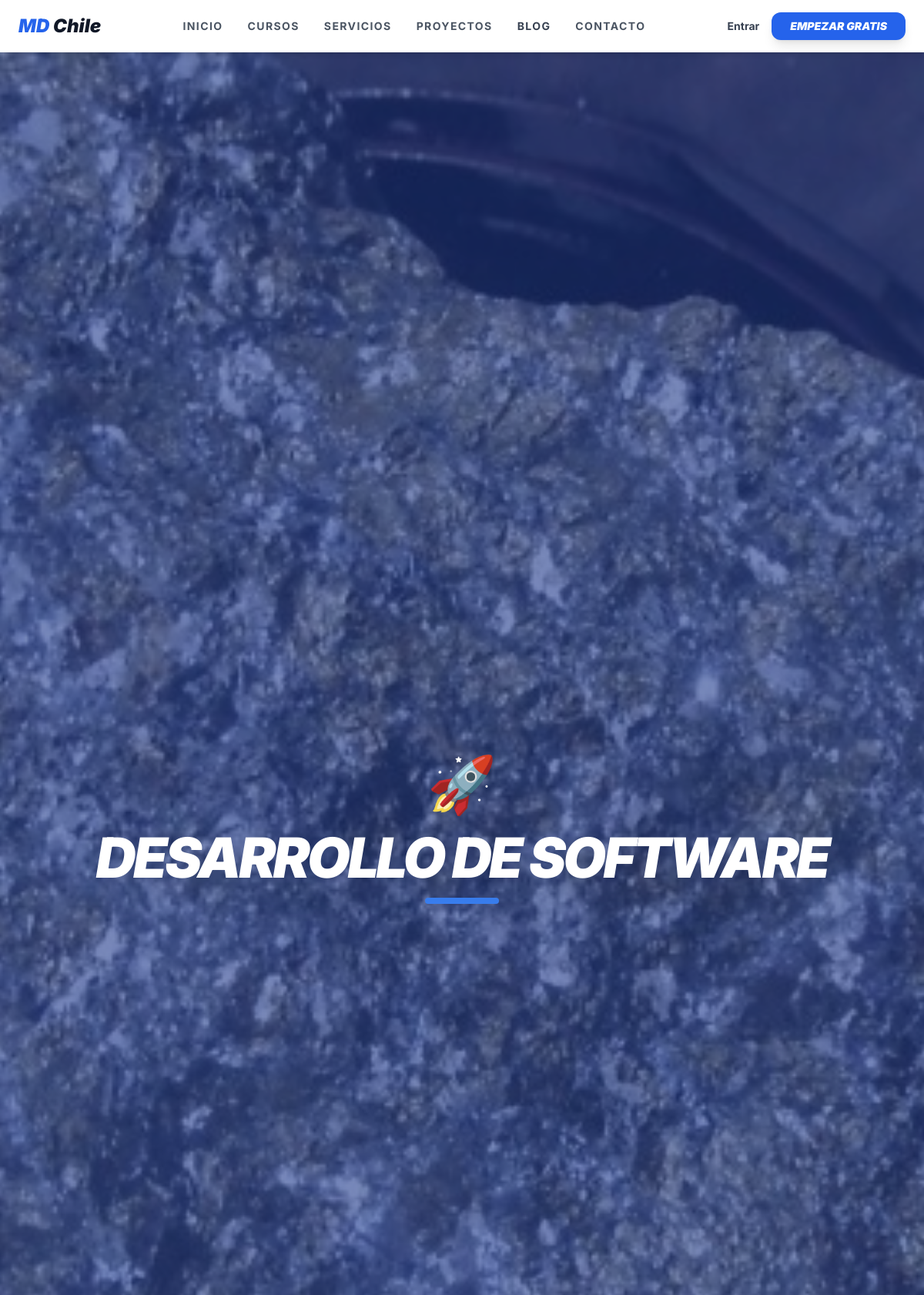
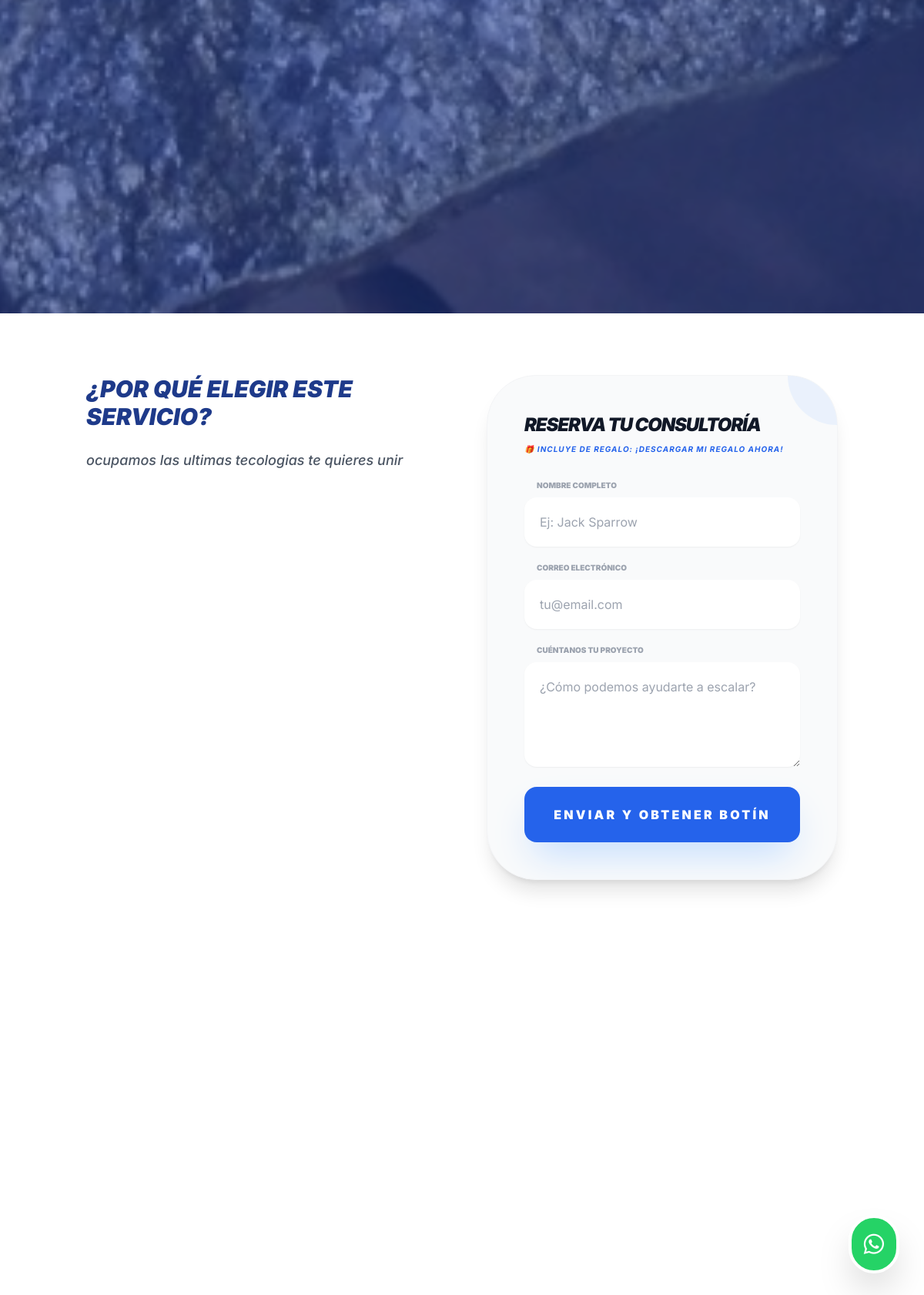
/servicios/desarrollo-de-software/, run on the app's committed database (2 pictures, top to bottom).
### agency/models.py (models this page shows, shortened)
class Service(models.Model):
    title = models.CharField(max_length=200, verbose_name="Nombre del Servicio")
    slug = models.SlugField(unique=True, blank=True)
    icon_emoji = models.CharField(max_length=10, default="🚀")
    short_description = models.TextField(max_length=300)
    long_description = models.TextField()
    banner_image = models.ImageField(upload_to='services/banners/')
    video_url = models.URLField(blank=True, null=True)
    reels_links = models.TextField(blank=True, null=True)
    order = models.PositiveIntegerField(default=0)
    is_active = models.BooleanField(default=True)
    regalo_pdf = models.FileField(upload_to='leads/pdfs/', blank=True, null=True, verbose_name="Ebook PDF de Regalo")
    regalo_video_privado = models.URLField(blank=True, null=True, verbose_name="URL Video Privado")
    cta_regalo_text = models.CharField(max_length=100, default="¡Descargar mi regalo ahora!", verbose_name="Texto del Botón")
    class Meta:
        ordering = ['order']

### courses/views.py (the view, shortened to what this page needs)
# urls.py: path('servicios/<slug:slug>/', views.service_detail, name='service_detail'),
def service_detail(request, slug):
    service = get_object_or_404(Service, slug=slug, is_active=True)
    return render(request, 'agency/service_landing.html', {'service': service})

### templates/agency/service_landing.html (shortened to what this page needs)
{% extends 'base.html' %}
{% block content %}
<div class="bg-white min-h-screen">
    <div class="relative h-[60vh] flex items-center justify-center overflow-hidden bg-blue-900">
        {% if service.banner_image %}
            <img src="{{ service.banner_image.url }}" alt="{{ service.title }}" class="absolute w-full h-full object-cover opacity-40">
        {% endif %}
        <div class="relative z-10 text-center px-6">
            <span class="text-7xl mb-6 block drop-shadow-lg">{{ service.icon_emoji|default:"🚀" }}</span>
            <h1 class="text-5xl md:text-7xl font-black text-white uppercase italic tracking-tighter drop-shadow-2xl">
                {{ service.title }}
            </h1>
            <div class="mt-4 h-2 w-24 bg-blue-500 mx-auto rounded-full"></div>
        </div>
    </div>
    <div class="max-w-5xl mx-auto py-20 px-6">
        <div class="grid grid-cols-1 lg:grid-cols-2 gap-16 items-start">
            <div class="space-y-12">
                <div class="prose prose-blue max-w-none">
                    <h2 class="text-3xl font-black text-blue-900 uppercase italic mb-6">¿Por qué elegir este servicio?</h2>
                    <div class="text-gray-600 text-lg leading-relaxed italic font-medium">
                        {{ service.long_description|linebreaks }}
                    </div>
                </div>
            </div>
            <div class="sticky top-10">
                <div class="bg-gray-50 p-10 md:p-12 rounded-[4rem] border border-gray-100 shadow-xl relative overflow-hidden">
                    <div class="absolute top-0 right-0 w-32 h-32 bg-blue-100 rounded-full -mr-16 -mt-16 opacity-50"></div>
                    <div class="relative z-10">
                        <h3 class="text-2xl font-black text-gray-900 mb-2 uppercase italic tracking-tighter">Reserva tu Consultoría</h3>
                        <p class="text-blue-600 font-bold mb-8 uppercase text-[10px] tracking-widest italic">
                            🎁 Incluye de regalo: {{ service.cta_regalo_text }}
                        </p>
                        <form method="POST" class="space-y-5">
                            <div>
                                <label class="block text-[10px] font-black uppercase text-gray-400 mb-2 ml-4">Nombre Completo</label>
                                <input type="text" name="name" required class="w-full p-5 rounded-2xl bg-white border-none shadow-sm focus:ring-2 focus:ring-blue-500 outline-none transition-all" placeholder="Ej: Jack Sparrow">
                            </div>
                            <div>
                                <label class="block text-[10px] font-black uppercase text-gray-400 mb-2 ml-4">Correo Electrónico</label>
                                <input type="email" name="email" required class="w-full p-5 rounded-2xl bg-white border-none shadow-sm focus:ring-2 focus:ring-blue-500 outline-none transition-all" placeholder="tu@email.com">
                            </div>
                            <div>
                                <label class="block text-[10px] font-black uppercase text-gray-400 mb-2 ml-4">Cuéntanos tu proyecto</label>
                                <textarea name="message" rows="4" class="w-full p-5 rounded-2xl bg-white border-none shadow-sm focus:ring-2 focus:ring-blue-500 outline-none transition-all" placeholder="¿Cómo podemos ayudarte a escalar?"></textarea>
                            </div>
                            <button type="submit" class="w-full bg-blue-600 text-white py-6 rounded-2xl font-black uppercase tracking-[0.2em] hover:bg-blue-900 transition-all shadow-2xl shadow-blue-200 transform hover:-translate-y-1 active:scale-95">
                                Enviar y obtener botín
                            </button>
                        </form>
                    </div>
                </div>
            </div>
        </div>
    </div>
</div>
{% endblock %}

### templates/base.html (style rules this page uses)
body { font-family: 'Inter', sans-serif; }

### data on the page
Service: banner_image (picture), icon_emoji "🚀", title "DESARROLLO DE SOFTWARE", long_description "ocupamos las ultimas tecologias te quieres unir", cta_regalo_text "¡DESCARGAR MI REGALO AHORA!"
